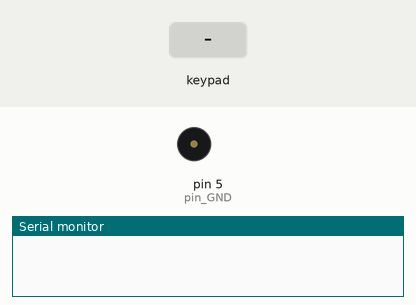
Simulated run of this sketch. Board: Arduino Uno, built with avr-gcc and run on an emulated ATmega328P. Parts: buzzer (waves = sounding), the last lines printed to the serial monitor. Wiring (inferred from the names in the program): 4×4 keypad with keys 1 2 3 A 4 5 6 B 7 8 9 C * 0 # D (labels assumed): rows pin 13, pin 12, pin 11, pin 10; columns pin 9, pin 8, pin 7, pin 6. Inputs (shaded band) come from the test bench.

Above: at 1.2 s.
1.3 s: keypad keys 1 3 1 2 1 1 1 0 pressed 0.4 s apart
At 1.9 s:
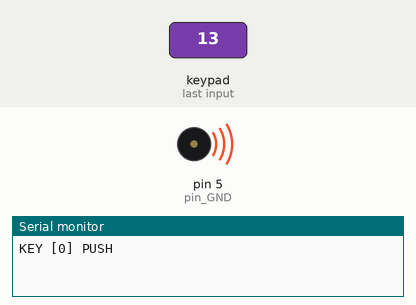
7.4 s: key '9' pressed
At 8.7 s:
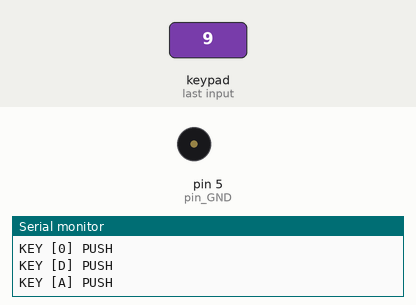
8.9 s: key 'C' pressed
At 9.6 s:
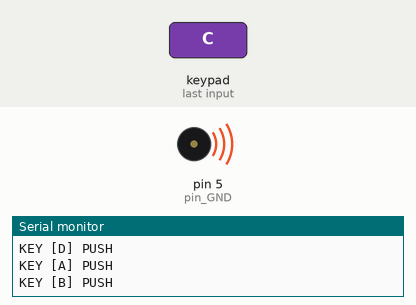
10.5 s: keypad keys 9 8 7 6 # pressed 0.4 s apart
At 14.0 s:
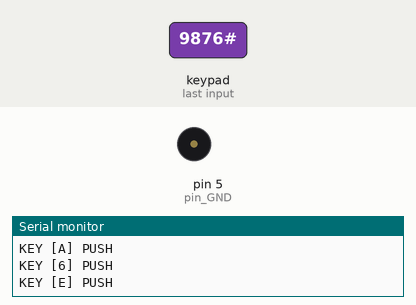
14.2 s: key '*' pressed
At 14.9 s:
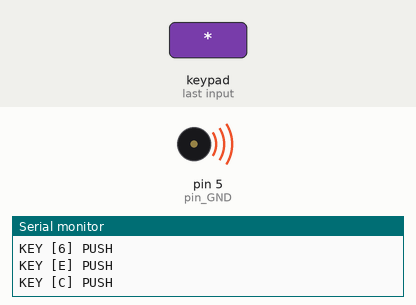
15.8 s: keypad keys 9 8 7 6 D pressed 0.4 s apart
At 20.2 s:
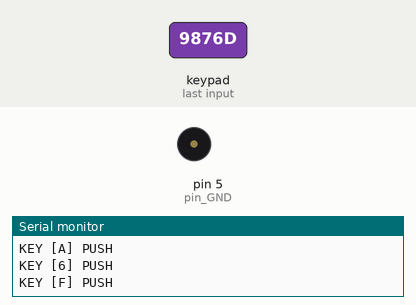
Timing chart, 0 to 20.8 s (numbered marks = the images above; inputs shaded):
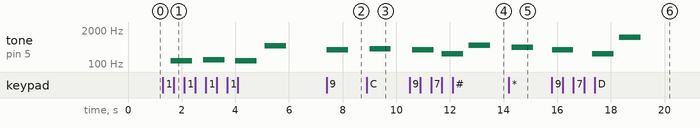

Measured:
- after the input at 1.3 s, tone on pin 5 (pin_GND): plays 131 Hz for 0.80 s, 147 Hz for 0.80 s, 131 Hz for 0.80 s, 493 Hz for 0.80 s, starting after 0.30 s
- after the input at 7.4 s, tone on pin 5 (pin_GND): silent → 350 Hz at once, → silent 0.80 s later
- after the input at 8.9 s, tone on pin 5 (pin_GND): silent → 391 Hz after 0.10 s, → silent 0.80 s later
- after the input at 10.5 s, tone on pin 5 (pin_GND): plays 350 Hz for 0.80 s, 247 Hz for 0.80 s, 523 Hz for 0.80 s, starting after 0.10 s
- after the input at 14.2 s, tone on pin 5 (pin_GND): silent → 440 Hz after 0.10 s, → silent 0.80 s later
- after the input at 15.8 s, tone on pin 5 (pin_GND): plays 350 Hz for 0.80 s, 247 Hz for 0.80 s, 1046 Hz for 0.80 s, starting at once

The sketch:

keyMatrix.ino
```cpp
int pin_ROW[4] = {13, 12, 11, 10};
int pin_COLUMN[4] = {9, 8, 7, 6};
int pin_GND = 5;
int Pitch_data[16]={131,147,165,175,196,220,247,262,293,329,350,391,440,493,523,1046};
int pin_BUZZER=5;
void setup() {
 // put your setup code here, to run once:
 Serial.begin(9600);

  int i;
  for(i=0; i<4; i++)
    {
      pinMode(pin_ROW[i], OUTPUT);
      pinMode(pin_COLUMN[i], INPUT);
    }
  pinMode(pin_GND, OUTPUT);
  digitalWrite(pin_GND, LOW);
}
void loop() {
   // put your main code here, to run repeatedly:
  int i, j;
  int ROW, COLUMN, Number;

   for(i=0; i<4; i++)
      {
        digitalWrite(pin_ROW[i], HIGH);
        ROW = 0;
        ROW = i*4; // ROW = 0, 4, 8, 12
            for( j=0; j<4; j++)
                {
                   COLUMN = 0;
                   COLUMN += j; // COLUMN = 0, 1, 2, 3
                   if(digitalRead(pin_COLUMN[j]))
                        {
                            Number = ROW + COLUMN;
                            Serial.print("KEY [");
                            Serial.print(Number, HEX);
                            Serial.println("] PUSH");
                            tone(pin_BUZZER,Pitch_data[Number]);
                            delay(800);
                            noTone(pin_BUZZER);
                        }

                }
        digitalWrite(pin_ROW[i], LOW);
        delay(100);
      }
}
```

perfectNumber.c
```cpp
#include<stdio.h>
#include<stdlib.h>

int main() {
	int n, i, sum;
	printf("Perfect numbers are: ");
	//Limitation between 1 and 10000
	for (n = 1; n <= 10000; n++) {
		i = 1;
		sum = 0;
		while (i < n) {
			if (n%i == 0)
				sum = sum + i;
			i++;
		}
		//This fuction does work with 6,28,496,and 8128
		if (sum == n)
			printf("%d ", n);
		//If the fuction don't find, go back to for loop :)
	}
	system("pause");
	return 0;
}
```

primeNumber.c
```cpp
#define _CRT_SECURE_NO_WARNINGS
#include<stdio.h>
#include<stdlib.h>

int main() {

	int n, count, c;
	int i = 3;

	printf("Enter the number of prime numbers required\n");
	scanf("%d", &n);

	if(n >= 1){
		printf("First %d prime numbers are : \n", n);
		printf("2\n");
	}
	for (count = 2; count <= n;) {
		for (c = 2; c <= i - 1; c++) {
			if (i%c == 0)
			break;
		}
		if (c == i)
		{
			printf("%d\n", i);
			count++;
		}
		i++;
	}
	system("pause");
	return 0;
}
```
